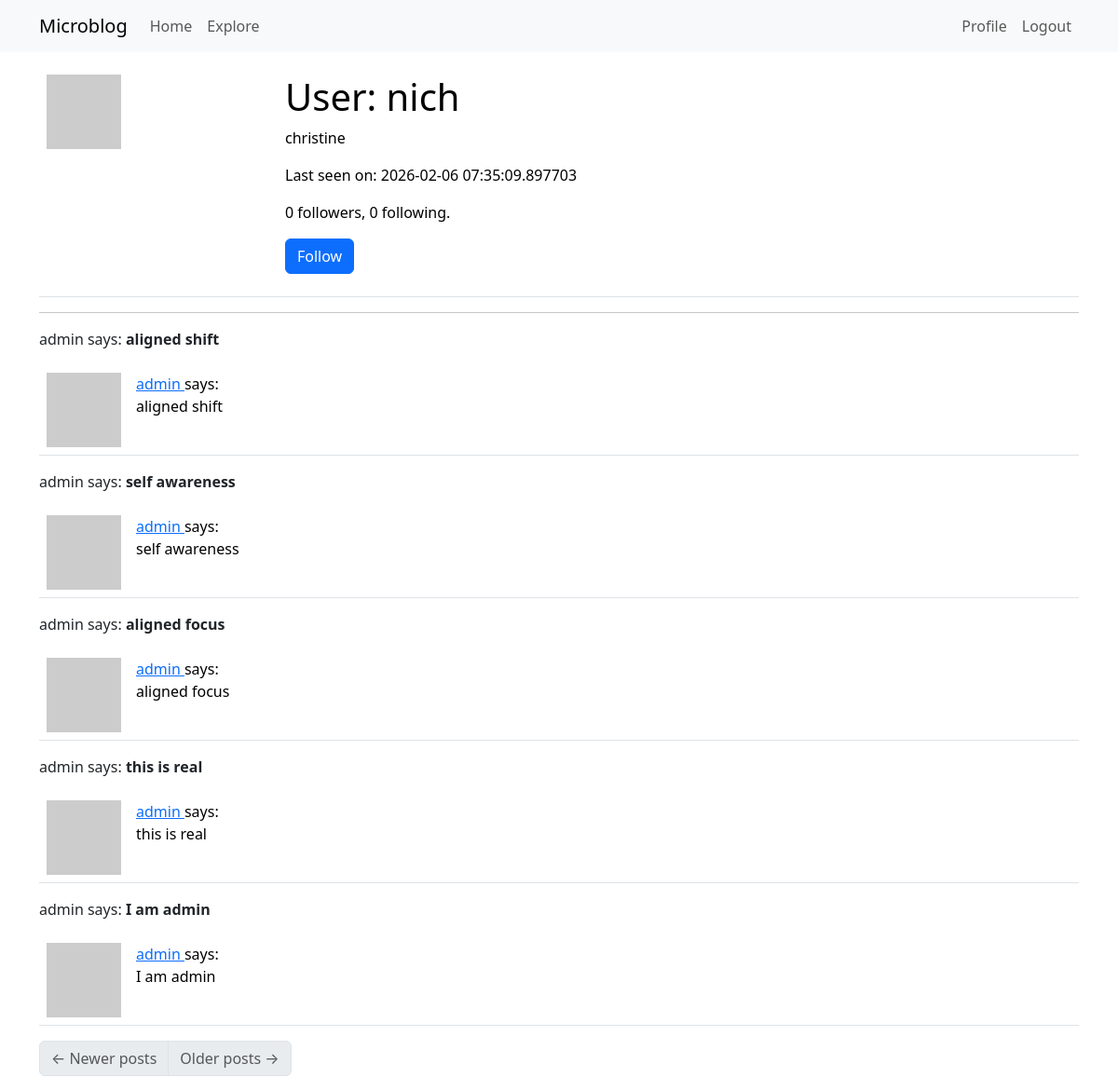
The app's page /user/nich (signed in), older data.
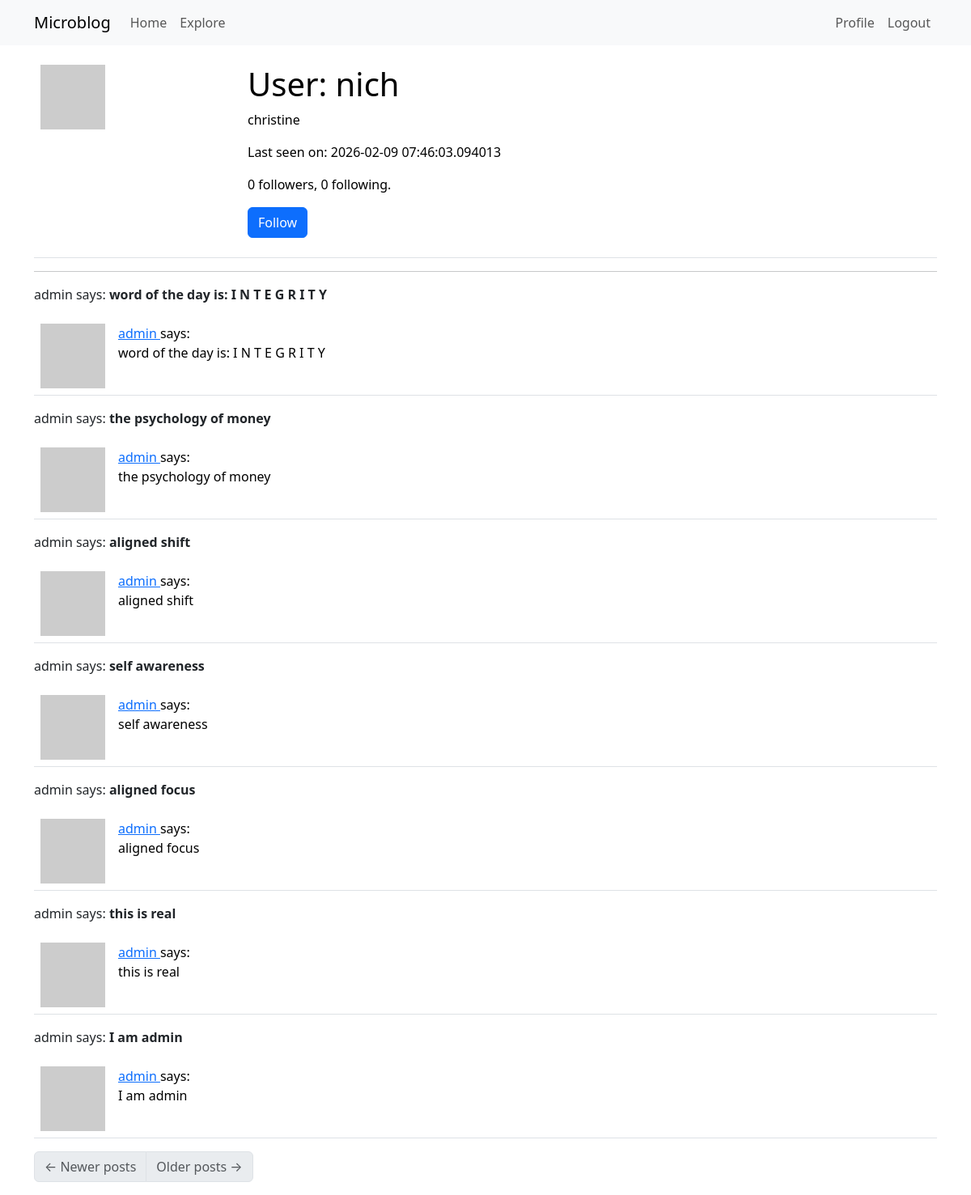
The same page, newer data.
### app/models.py (models this page shows, shortened)
class User(UserMixin, db.Model):
    id: so.Mapped[int] = so.mapped_column(primary_key=True)
    username: so.Mapped[str] = so.mapped_column(sa.String(64), index=True, unique=True)
    email: so.Mapped[str] = so.mapped_column(sa.String(120), index=True, unique=True)
    password_hash: so.Mapped[Optional[str]] = so.mapped_column(sa.String(356))
    posts: so.WriteOnlyMapped['Post'] = so.relationship(back_populates='author')
    about_me: so.Mapped[Optional[str]] = so.mapped_column(sa.String(140))
    last_seen: so.Mapped[Optional[datetime]] = so.mapped_column(
        default=lambda: datetime.now(timezone.utc)
    )
    following: so.WriteOnlyMapped['User'] = so.relationship(
        secondary=followers,
        primaryjoin=(followers.c.follower_id == id),
        secondaryjoin=(followers.c.followed_id == id),
        back_populates='followers'
    )
    followers: so.WriteOnlyMapped['User'] = so.relationship(
        secondary=followers,
        primaryjoin=(followers.c.followed_id == id),
        secondaryjoin=(followers.c.follower_id == id),
        back_populates='following'
    )
    @login.user_loader
    def load_user(id):
        return db.session.get(User, int(id))
    def avatar(self, size):
        digest = md5(self.email.lower().encode('utf-8')).hexdigest()
        return f'https://www.gravatar.com/avatar/{digest}?d=identicon&s={size}'
    def is_following(self, user):
        query = self.following.select().where(User.id == user.id)
        return db.session.scalar(query) is not None
    def followers_count(self):
        query = sa.select(sa.func.count()).select_from(self.followers.select().subquery())
        return db.session.scalar(query)
    def following_count(self):
        query = sa.select(sa.func.count()).select_from(self.following.select().subquery())
        return db.session.scalar(query)
    def following_posts(self):
        Author = so.aliased(User)
        Follower = so.aliased(User)
        return (
            sa.select(Post)
            .join(Post.author.of_type(Author))
            .join(Author.followers.of_type(Follower), isouter=True)
            .where(sa.or_(
                Follower.id == self.id,
                Author.id == self.id,
            ))
            .group_by(Post)
            .order_by(Post.timestamp.desc())
        )

class Post(db.Model):
    id: so.Mapped[int] = so.mapped_column(primary_key=True)
    body: so.Mapped[str] = so.mapped_column(sa.String(140))
    timestamp: so.Mapped[datetime] = so.mapped_column( index=True, default = lambda: datetime.now(timezone.utc))
    user_id: so.Mapped[int] = so.mapped_column(sa.ForeignKey(User.id), index=True)
    author: so.Mapped[User] = so.relationship(back_populates='posts')

### app/routes.py (the view)
@app.route('/user/<username>')
@login_required
def user(username):
    user = db.first_or_404(sa.select(User).where(User.username == username))
    page = request.args.get('page', 1, type=int)
    posts = db.paginate(
        current_user.following_posts(),
        page=page,
        per_page=app.config['POSTS_PER_PAGE'],
        error_out=False
    )
    next_url = url_for(
        'user',
        username=user.username,
        page=posts.next_num
    ) if posts.has_next else None
    prev_url = url_for(
        'user',
        username=user.username,
        page=posts.prev_num
    ) if posts.has_prev else None
    form = EmptyForm()
    return render_template(
        'user.html', user=user,
        posts=posts.items,
        next_url=next_url,
        prev_url=prev_url,
        form=form
    )

### app/forms.py
class EmptyForm(FlaskForm):
    submit = SubmitField('Submit')

### app/routes.py (called while the page is built)
@app.before_request
def before_request():
    if current_user.is_authenticated:
        current_user.last_seen = datetime.now(timezone.utc)
        db.session.commit()

### app/templates/user.html (shortened to what this page needs)
{% extends "base.html" %}
{% block content %}
    <table class="table table-hover">
        <tr>
            <td width="256px"><img src="{{ user.avatar(256) }}"></td>
            <td>
                <h1>User: {{ user.username }}</h1>
                {% if user.about_me %}<p>{{ user.about_me }}</p>{% endif %}
                {% if user.last_seen %}<p>Last seen on: {{user.last_seen }}</p>{% endif %}
                <p>{{ user.followers_count() }} followers, {{ user.following_count() }} following.</p>
                {% if user == current_user %}
                <p><a href="{{ url_for('edit_profile') }}">Edit your profile</a></p>
                {% elif not current_user.is_following(user) %}
                <p>
                    <form action="{{ url_for('follow', username=user.username) }}" method="post">
                        {{ form.submit(value='Follow', class_='btn btn-primary') }}
                    </form>
                </p>
                {% endif %}
            </td>
            <td>
            </td>
        </tr>
    </table>
    <hr>
    {% for post in posts %}
        <p>{{ post.author.username }} says: <b>{{ post.body }}</b></p>
        {% include '_post.html' %}
    {% endfor %}
    <nav aria-label="Post navigation">
        <ul class="pagination">
            <li class="page-item{% if not prev_url %} disabled{% endif %}">
                <a class="page-link" href="{{ prev_url }}">
                    <span aria-hidden="true">&larr;</span> Newer posts
                </a>
            </li>
            <li class="page-item{% if not next_url %} disabled{% endif %}">
                <a class="page-link" href="{{ next_url }}">
                    Older posts <span aria-hidden="true">&rarr;</span>
                </a>
            </li>
        </ul>
    </nav>
{% endblock %}

### app/templates/base.html (shortened to what this page needs)
<!doctype html>
<html>
    <head>
        <link href="https://cdn.jsdelivr.net/npm/bootstrap@5.3.8/dist/css/bootstrap.min.css" rel="stylesheet">
    <body>
        <nav class="navbar navbar-expand-lg bg-body-tertiary">
            <div class="container">
                <a class="navbar-brand" href="{{ url_for('index') }}">Microblog</a>
                <div class="collapse navbar-collapse" id="navbarSupportedContent">
                <ul class="navbar-nav me-auto mb-2 mb-lg-0">
                    <li class="nav-item">
                        <a class="nav-link" aria-current="page" href="{{ url_for('index') }}">Home</a>
                    </li>
                    <li class="nav-item">
                        <a class="nav-link" aria-current="page" href="{{ url_for('explore') }}">Explore</a>
                    </li>
                </ul>
                <ul class="navbar-nav mb-2 mb-lg-0">
                    {% if current_user.is_anonymous %}
                        <li class="nav-item">
                            <a class="nav-link" aria-current="page" href="{{ url_for('login') }}">Login</a>
                        </li>
                     {% else %}
                    <li class="nav-item">
                        <a class="nav-link" aria-current="page" href="{{ url_for('user', username=current_user.username) }}">Profile</a>
                    </li>
                    <li class="nav-item">
                        <a class="nav-link" aria-current="page" href="{{ url_for('logout') }}">Logout</a>
                    </li>
                    {% endif %}
                </ul>
            </div>
        </nav>
        <div class="container mt-3">
            {% block content %}{% endblock %}
        </div>
    </head>
    </body>
</html>

### app/templates/_post.html
    <table>
        <table class="table table-hover">
        <tr>
            <td width="70px">
                <a href="{{ url_for('user', username=post.author.username) }}">
                    <img src="{{ post.author.avatar(70) }}" />
                </a>
            </td>
            <td>
                <a href="{{ url_for('user', username=post.author.username) }}">
                    {{ post.author.username }}
                </a>
                says:
                <br>
                {{ post.body }}
            </td>
        </tr>
    </table>

Row changes from the older to the newer data that the page shows:
changed User "nich": last_seen "2026-02-06 07:35:09.897703" → "2026-02-09 07:46:03.094013"
added Post: author.username "admin", body "word of the day is: I N T E G R I T Y"
added Post: author.username "admin", body "the psychology of money"
